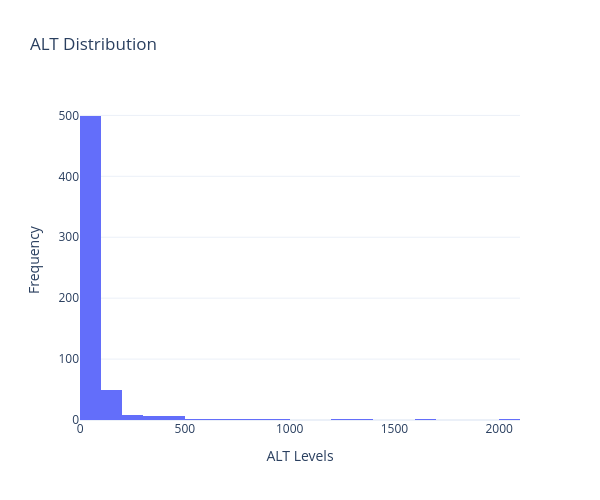

The notebook cell saved with this chart:
### Markdown cell above
**6. Alanine Aminotransferase**

### Code cell
fig = px.histogram(data, x="Alanine Aminotransferase", nbins=20, title="ALT Distribution")
fig.update_layout(xaxis_title="ALT Levels", yaxis_title="Frequency", template="plotly_white",width=600, height=500)
fig.show()

### Figure 1 — Plotly figure (JSON) as saved in the notebook; plotly's stock layout.template omitted (floating-point values rounded to 4 significant figures; data arrays with more than 128 entries replaced by an {"elided": "..."} marker saying what was removed)
{"data": [{"alignmentgroup": "True", "bingroup": "x", "hovertemplate": "Alanine Aminotransferase=%{x}<br>count=%{y}<extra></extra>", "legendgroup": "", "marker": {"color": "#636efa", "pattern": {"shape": ""}}, "name": "", "nbinsx": 20, "offsetgroup": "", "orientation": "v", "showlegend": false, "type": "histogram", "x": {"elided": "583 int values"}, "xaxis": "x", "yaxis": "y"}], "layout": {"barmode": "relative", "height": 500, "legend": {"tracegroupgap": 0}, "title": {"text": "ALT Distribution"}, "width": 600, "xaxis": {"anchor": "y", "autorange": true, "domain": [0, 1], "range": [-0.5, 2100.0], "title": {"text": "ALT Levels"}, "type": "linear"}, "yaxis": {"anchor": "x", "autorange": true, "domain": [0, 1], "range": [0, 525.3], "title": {"text": "Frequency"}}}}
